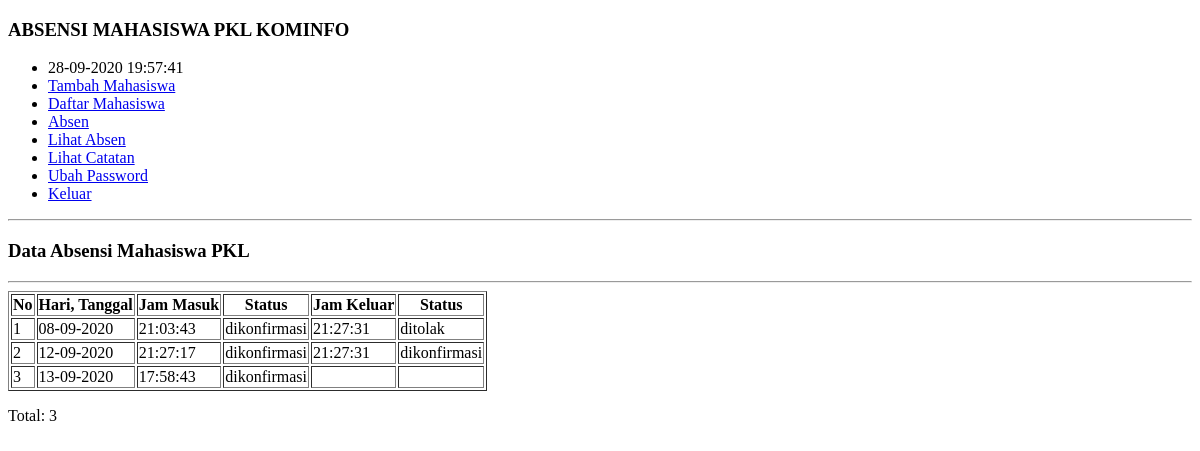
Page /admin/absen/lihat_absen.php on the earlier database version.
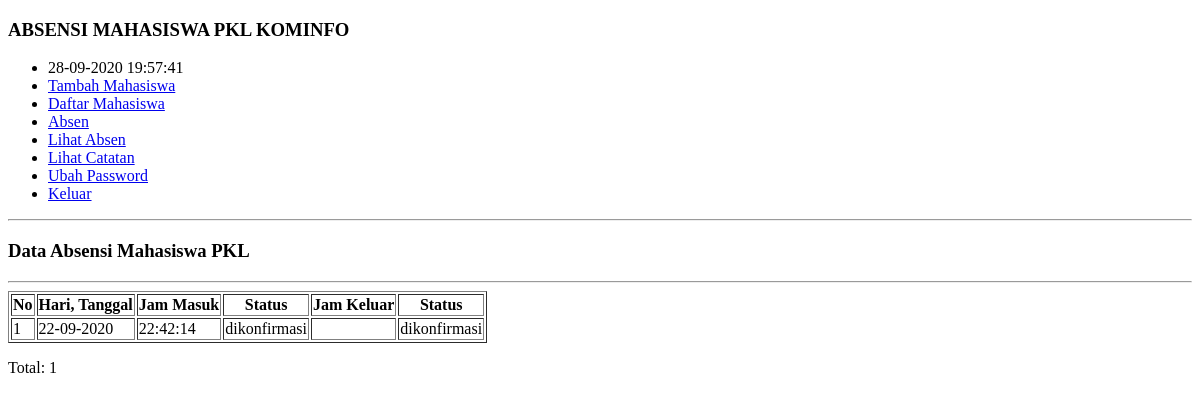
Same page on the later database version.
### tables this page shows
CREATE TABLE `absen` (
  `id_absen` int(11) NOT NULL,
  `user_id` int(11) NOT NULL,
  `tanggal` varchar(12) NOT NULL,
  `jam_masuk` varchar(12) NOT NULL,
  `konfirmasi_jam_masuk` varchar(255) NOT NULL,
  `jam_keluar` time DEFAULT NULL,
  `konfirmasi_jam_keluar` varchar(255) DEFAULT NULL
);

### admin/absen/lihat_absen.php (the view, shortened to what this page needs)
<?php
include("../../koneksi.php");
?>
<!Doctype html>
<html>
<head>
</head>
<body>
<div class="container">
        <div class="kotak">
           <h3>ABSENSI MAHASISWA PKL KOMINFO</h3>
        </div>
        <div class="main">
           <div class="menu">
              <ul>
                 <li>
                    <?php
                       echo date('d-m-Y H:i:s');
                    ?>
                 </li>
                    <li><a href="../mahasiswa/tambah_mhs.php">Tambah Mahasiswa</a></li>
                     <li><a href="../mahasiswa/daftar_mhs.php">Daftar Mahasiswa</a></li>
                     <li><a href="absen.php">Absen</a></li>
                     <li><a href="lihat_absen.php">Lihat Absen</a></li>
                     <li><a href="../catatan/lihat_catatan.php">Lihat Catatan</a></li>
                     <li><a href="../password/ubah_pwd.php">Ubah Password</a></li>
                     <li><a href="../../logout.php">Keluar</a></li>
              </ul>
           </div>
        </div>
     </div>
     <hr>
     <h3>Data Absensi Mahasiswa PKL</h3>
     <hr>
     <table border="1">
        <thead>
            <tr>
                <th>No</th>
                <th>Hari, Tanggal</th>
                <th>Jam Masuk</th>
                <th>Status</th>
                <th>Jam Keluar</th>
                <th>Status</th>
            </tr>
        </thead>
        <tbody>
        <?php
                $sql = "SELECT * FROM absen";
                $query = mysqli_query($conn, $sql);
                $nomor = 1;
                while($absen = mysqli_fetch_array($query)){
                echo "<tr>";
                echo "<td>".$nomor."</td>";
                echo "<td>".$absen['tanggal']."</td>";
                echo "<td>".$absen['jam_masuk']."</td>";
                echo "<td>".$absen['konfirmasi_jam_masuk']."</td>";
                echo "<td>".$absen['jam_keluar']."</td>";
                echo "<td>".$absen['konfirmasi_jam_keluar']."</td>";
               $nomor++;
            }
                ?>
        </tbody>
     </table>
            <p>Total: <?php echo mysqli_num_rows($query)   ?> </p>
</body>
</html>

Differences in the rows shown:
removed absen: tanggal "08-09-2020", jam_masuk "21:03:43", konfirmasi_jam_masuk "dikonfirmasi", jam_keluar "21:27:31", konfirmasi_jam_keluar "ditolak"
removed absen: tanggal "12-09-2020", jam_masuk "21:27:17", konfirmasi_jam_masuk "dikonfirmasi", jam_keluar "21:27:31", konfirmasi_jam_keluar "dikonfirmasi"
removed absen: tanggal "13-09-2020", jam_masuk "17:58:43", konfirmasi_jam_masuk "dikonfirmasi"
added absen: tanggal "22-09-2020", jam_masuk "22:42:14", konfirmasi_jam_masuk "dikonfirmasi", konfirmasi_jam_keluar "dikonfirmasi"
Other differences:
mysqli_num_rows($query): "3" → "1"
